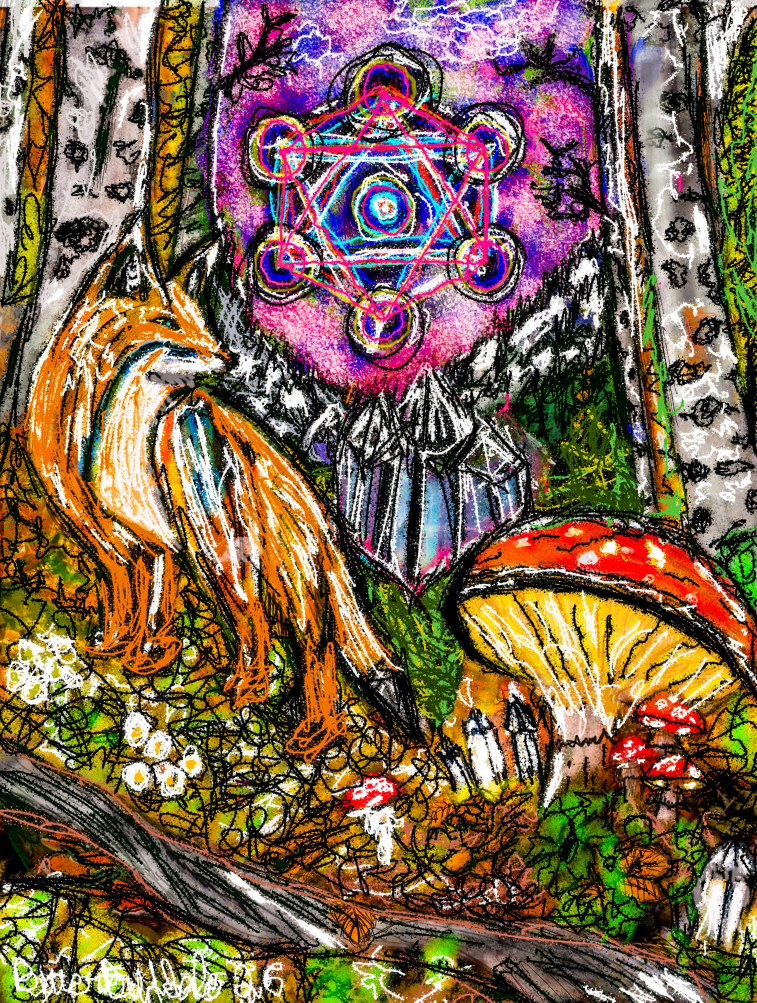
#> input picture working/sketchbook-originals/fox-geometry.jpg, 2270 x 3007 px (shown at 1/3 size)
$ python replace-portfolio-photo.py 5 sketchbook-originals/fox-geometry.jpg
#> lines starting #> are read from the running program, lines starting #| are printed output that depends on the picture
"""Replace one Final 33 web preview without cropping or renaming the slot.

Usage:
  python working/replace-portfolio-photo.py 25 /path/to/master.jpg

The gallery filename stays NN.jpg. EXIF orientation is applied once.
Longest edge is 1400 pixels. JPEG quality is 82.
"""
from __future__ import annotations

import sys
from pathlib import Path

from PIL import Image, ImageOps

MAX_EDGE = 1400
QUALITY = 82
OUT = Path(__file__).resolve().parent.parent / "cloudflare-pages" / "assets" / "images" / "portfolio"


def main() -> None:
    if len(sys.argv) != 3:
        print("usage: replace-portfolio-photo.py RANK SOURCE", file=sys.stderr)
        sys.exit(2)
    rank = int(sys.argv[1])
    if not 1 <= rank <= 33:
        print("rank must be 1..33", file=sys.stderr)
        sys.exit(2)
    source = Path(sys.argv[2])
    if not source.is_file():
        print("source image was not found", file=sys.stderr)
        sys.exit(1)
    dest = OUT / f"{rank:02d}.jpg"
    with Image.open(source) as im:
#> im is the input picture: PIL image 2270x3007 RGB; mean R, G, B 123.8, 99.6, 76.6
        im = ImageOps.exif_transpose(im).convert("RGB")
        im.thumbnail((MAX_EDGE, MAX_EDGE), Image.Resampling.LANCZOS)
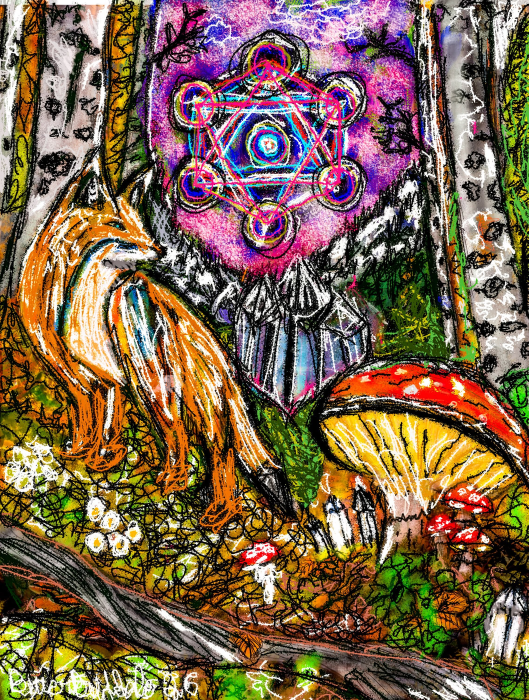
#> im: PIL image 1057x1400 RGB (shown at 1/2 size); mean R, G, B 123.9, 99.7, 76.9
        im.save(dest, "JPEG", quality=QUALITY, optimize=True)
        print(f"#{rank:02d} {im.size[0]}x{im.size[1]}")
#| #05 1057x1400


if __name__ == "__main__":
    main()

$ run again, on working/sketchbook-originals/grit-grin.jpg
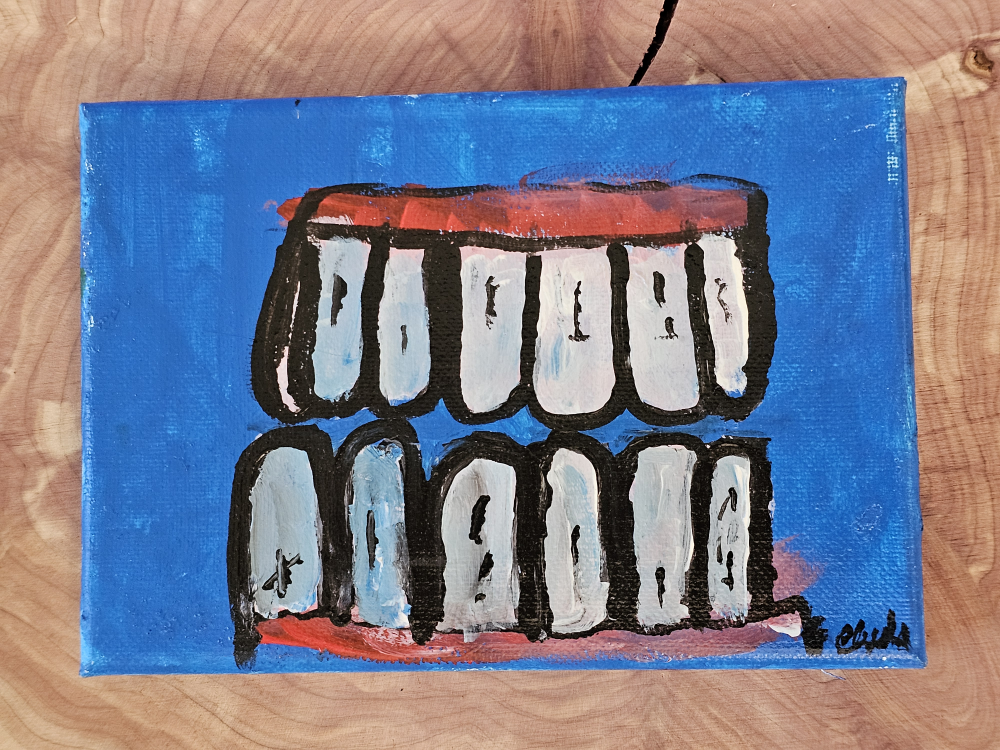
#> input picture working/sketchbook-originals/grit-grin.jpg, 4000 x 3000 px (shown at 1/4 size)
#> in main, im is the input picture: PIL image 4000x3000 RGB; mean R, G, B 122.7, 125.2, 142.9
#> in main, `im = ImageOps.exif_transpose(im).convert("RGB")`:
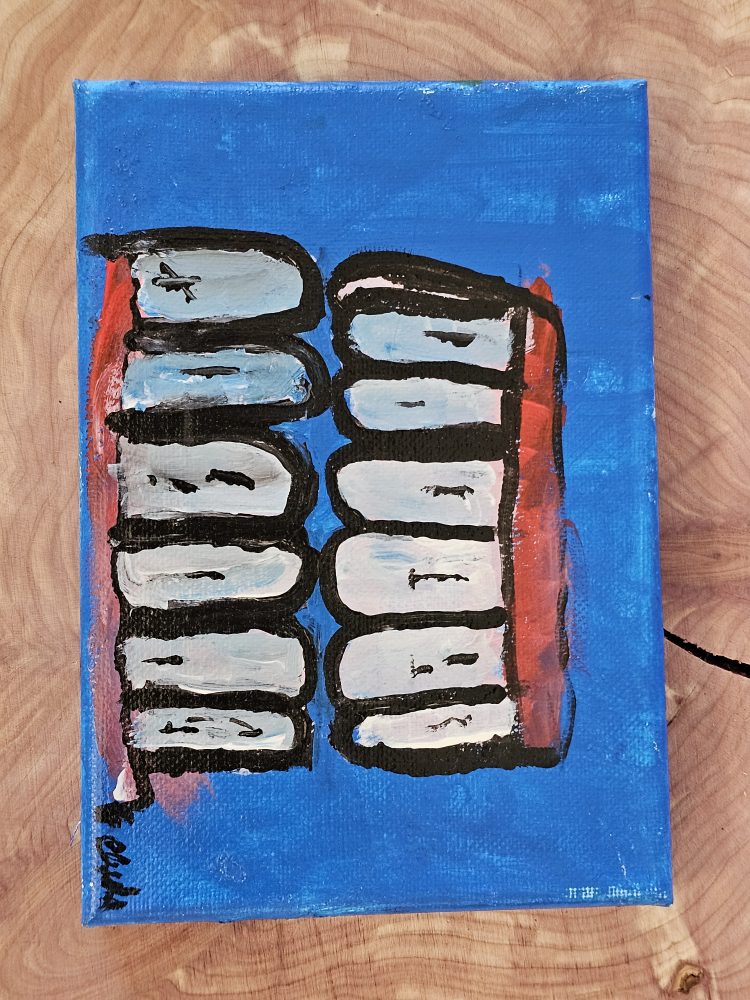
#> im: PIL image 3000x4000 RGB (shown at 1/4 size); mean R, G, B 122.7, 125.2, 142.9
#| #05 1050x1400

$ run again, on working/sketchbook-originals/red-field.jpg
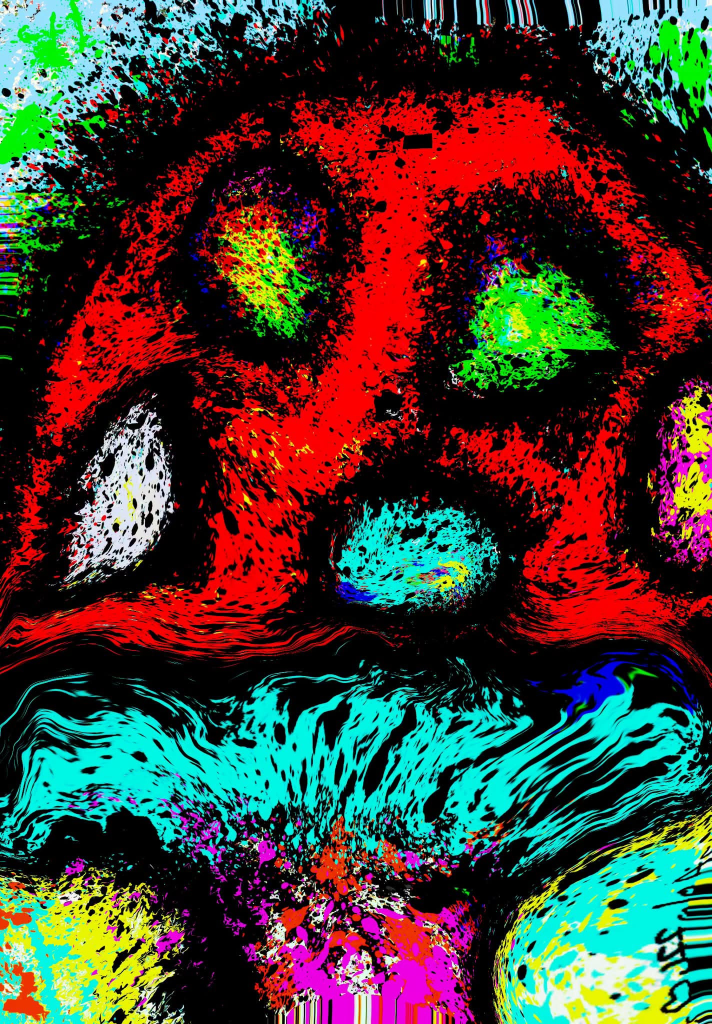
#> input picture working/sketchbook-originals/red-field.jpg, 1424 x 2048 px (shown at 1/2 size)
#> in main, im is the input picture: PIL image 1424x2048 RGB; mean R, G, B 71.6, 62.8, 53.8
#> in main, `im.thumbnail((MAX_EDGE, MAX_EDGE), Image.Resampling.LANCZOS)`:
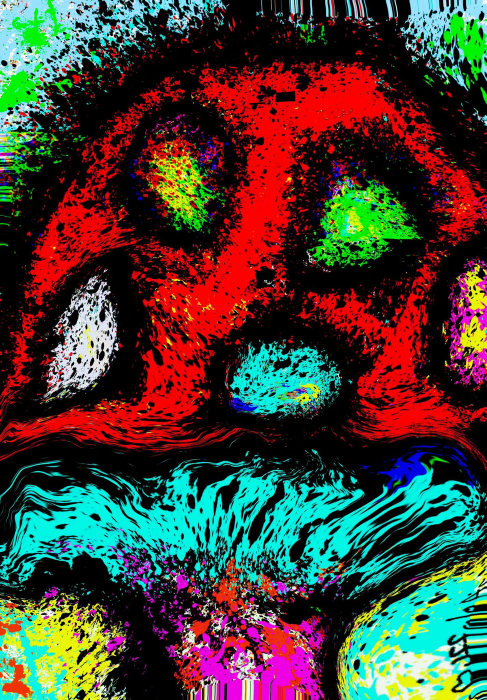
#> im: PIL image 973x1400 RGB (shown at 1/2 size); mean R, G, B 71.7, 62.9, 53.8
#| #05 973x1400

$ run again, on working/sketchbook-originals/static-mischief.jpg
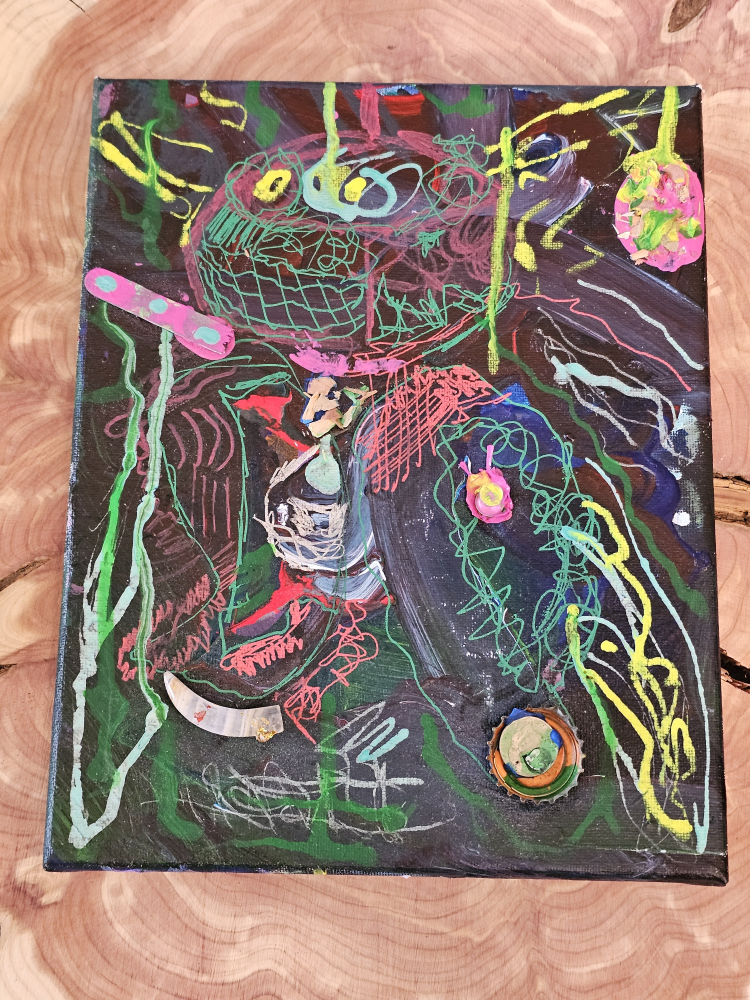
#> input picture working/sketchbook-originals/static-mischief.jpg, 3000 x 4000 px (shown at 1/4 size)
#> in main, im is the input picture: PIL image 3000x4000 RGB; mean R, G, B 145.3, 123.3, 113.5
#> in main, `im.thumbnail((MAX_EDGE, MAX_EDGE), Image.Resampling.LANCZOS)`:
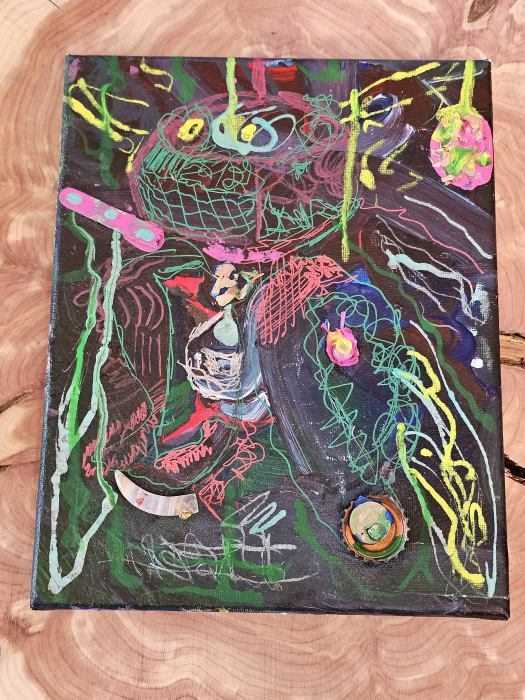
#> im: PIL image 1050x1400 RGB (shown at 1/2 size); mean R, G, B 145.3, 123.3, 113.5
#| #05 1050x1400
